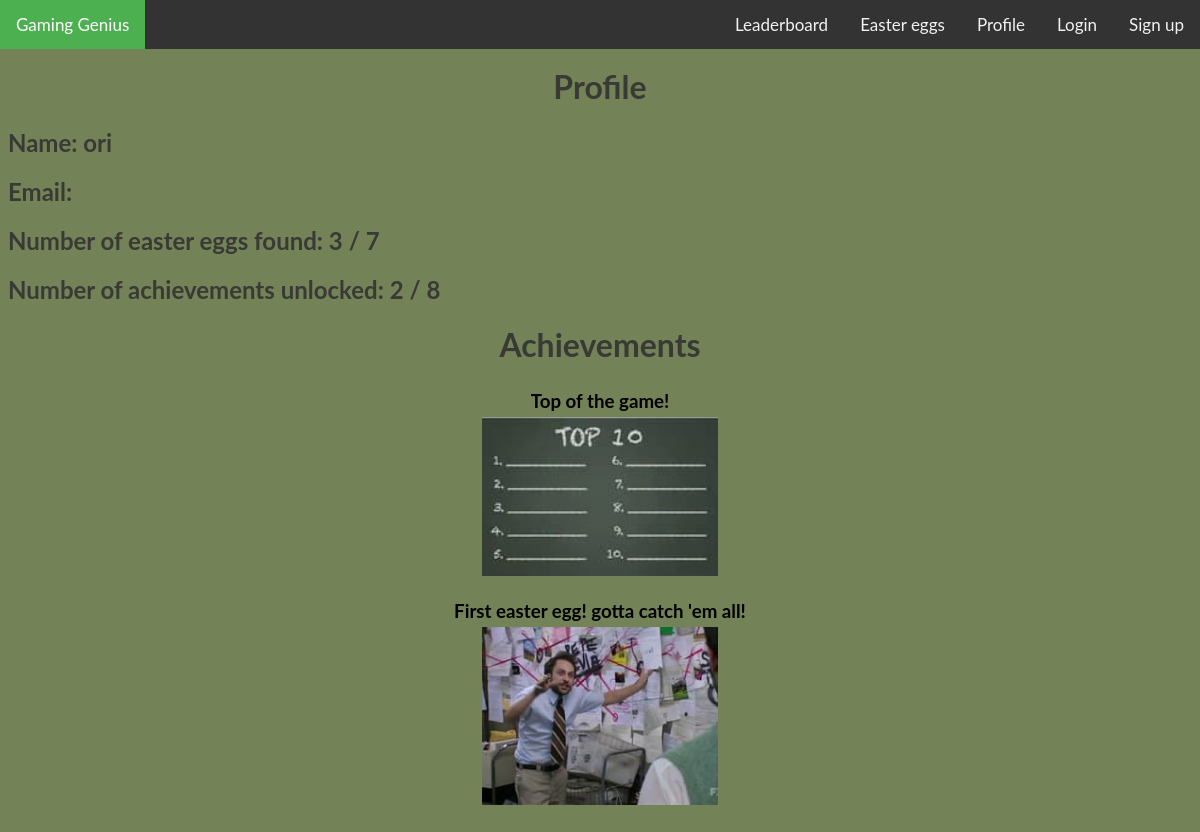
The page /profile (signed in) on the database as committed earlier.
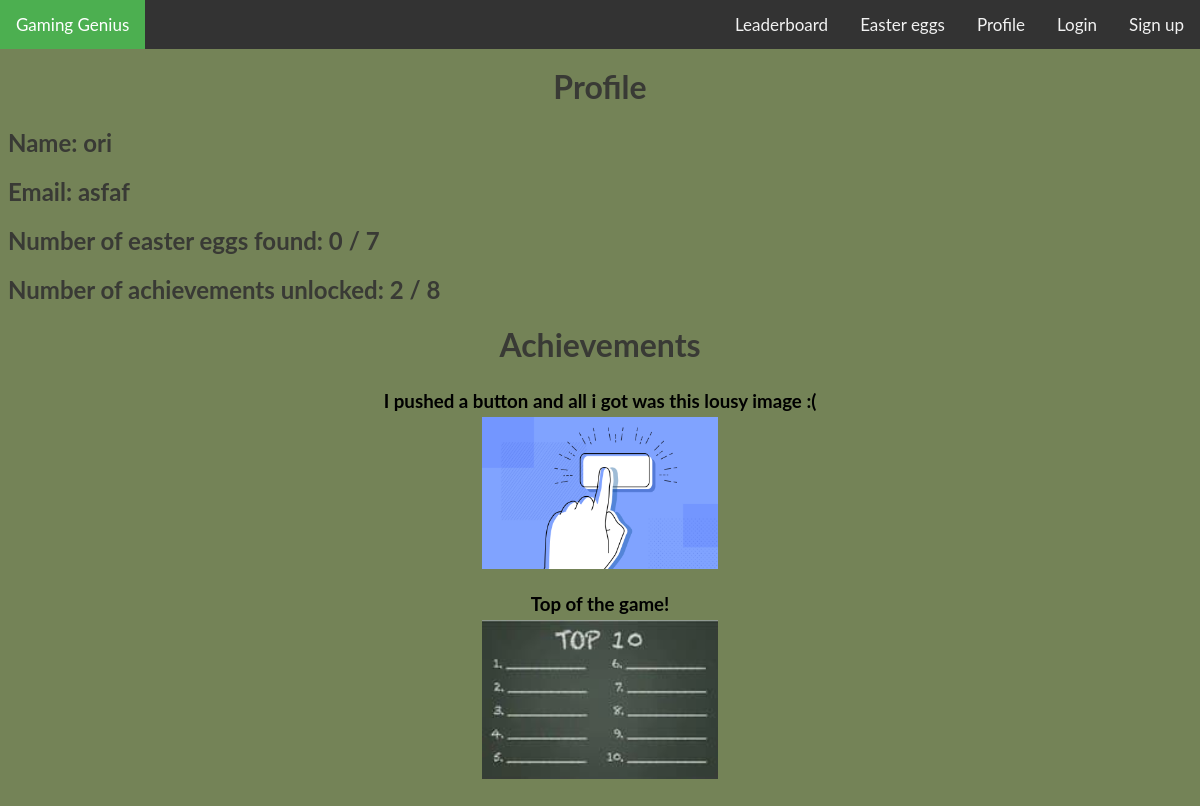
The same page on the database as committed later.
### models.py (models this page shows)
class BaseModel(Model):
    class Meta:
        database = database

class Users(BaseModel):
    email = TextField()
    password = TextField()
    username = TextField()
    class Meta:
        table_name = 'users'

class Achievements(BaseModel):
    achievement_name = TextField()
    uri = TextField()
    class Meta:
        table_name = 'achievements'

### app.py (the view)
@app.route('/profile')
def show_profile():
    user_dict = {}
    user_dict['username'] = '-'
    user_dict['email'] = '-'
    user_dict['num_easter_eggs'] = '-'
    user_dict['num_achievements'] = '-'
    user_dict['Achievements'] = []
    if 'user' in session:
        name = session['user']
        user_id = get_user_id(name)
        user = Users.get_by_id(user_id)
        user_dict = model_to_dict(user)
        user_dict['num_easter_eggs'] = get_num_easter_eggs(user_id)
        user_dict['num_achievements'] = get_num_achievements(user_id)
        user_dict['Achievements'] = get_achievements(user_id)
    return render_template('profile.j2', user_dict=user_dict)

### app.py (called while the page is built)
def get_user_id(name):
    return Users.select(Users.id).where(Users.username == name).get()

def get_num_easter_eggs(user_id):
    return UserEasterEggs.select().where(UserEasterEggs.user_id == user_id).count()

def get_num_achievements(user_id):
    return UserAchievements.select().where(UserAchievements.user_id == user_id).count()

def get_achievements(user_id):
    achievements = []
    results = UserAchievements.select().where(UserAchievements.user_id == user_id)
    lst = [result.achievement_id for result in results]
    for achievement in lst:
        achievement_name = achievement.achievement_name
        uri = achievement.uri
        achievements.append((achievement_name, uri))
    return (achievements)

@app.before_request
def before_request():
    database.connect()

### templates/profile.j2
{% extends "base.j2" %}
{% block head %}
<link rel="stylesheet" href="../static/profile.css" />
{% endblock %}
{% block content %}
<div class="profile">
    <h1>Profile</h1>
    <h2 id="name">Name: {{user_dict.username}}</h2>
    <h2 id="email">Email: {{user_dict.email}}</h2>
    <h2 id="num_easter_eggs">Number of easter eggs found: {{user_dict.num_easter_eggs}} / 7</h2>
    <h2 id="num_achievements">Number of achievements unlocked: {{user_dict.num_achievements}} / 8</h2>
</div>
<div class="achievements_div">
    <h1>Achievements</h1>
    {% for achievement in user_dict.Achievements %}
    <div class="achievement">
        <h3>{{achievement[0]}}</h3>
        <img class="achievement_images" src="{{ achievement[1] }}" />
        <br>
    </div>
    {% endfor %}
</div>
{% endblock %}

### templates/base.j2 (shortened to what this page needs)
<!DOCTYPE html>
<html lang="en">
<head>
    <link rel="stylesheet" href="static/style.css">
    {% block head %}
    {% endblock %}
</head>
<body>
    <br><br>
    <div class="topnav" id="myTopnav">
        <a href="/" class="active">Gaming Genius</a>
        <a class="right" href="/sign_up">Sign up</a>
        <a class="right" href="/login">Login</a>
        <a class="right" href="/profile">Profile</a>
        <a class="right" href="/easter_eggs">Easter eggs</a>
        <a class="right" href="/leaderboard">Leaderboard</a>
    </div>
    <div id="content">{% block content %}{% endblock %}</div>
</body>
</html>

### static/style.css (style rules this page uses)
.topnav { background-color: #333; overflow: hidden; top: 0; left: 0; position: fixed; width: 100%; }
.topnav a { float: left; display: block; color: #f2f2f2; text-align: center; padding: 14px 16px; text-decoration: none; font-size: 17px; }
.topnav a.right { float: right; }
.topnav a.active { background-color: #4CAF50; color: white; }
img { display: block; margin-left: auto; margin-right: auto; width: 50%; height: auto; }
div img.achievement_images { display: block; margin-left: auto; margin-right: auto; width: 20%; height: auto; }
.achievements_div { text-align:center; }
h3 { margin:auto; padding: 5px; }

### static/profile.css (style rules this page uses)
body { font-family: 'Lato', sans-serif; background-color: #748357; }
h1 { text-align: center; color: rgb(57, 58, 53); top: 40%; }
h2 { text-align: left; color: rgb(57, 58, 53); top: 40%; }

Rows that differ between the two databases and show on the page:
removed Achievements: achievement_name "First easter egg! gotta catch 'em all!", uri (picture)
changed Users "ori": email (not shown) → "asfaf"
now on this page (row edited): Achievements: achievement_name "I pushed a button and all i got was this lousy image :(", uri (picture)
Other text that changed with them:
{{ user_dict.num_easter_eggs }}: "3" → "0"
